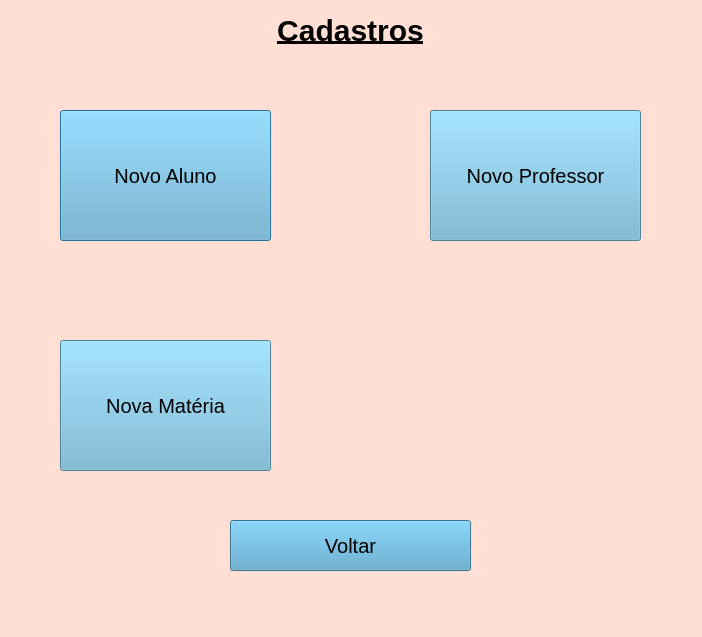
<?xml version="1.0" encoding="UTF-8"?>
<ui version="4.0">
 <class>telaCadastros</class>
 <widget class="QDialog" name="telaCadastros">
  <property name="geometry">
   <rect>
    <x>0</x>
    <y>0</y>
    <width>702</width>
    <height>637</height>
   </rect>
  </property>
  <property name="palette">
   <palette>
    <active>
     <colorrole role="WindowText">
      <brush brushstyle="SolidPattern">
       <color alpha="255">
        <red>0</red>
        <green>0</green>
        <blue>0</blue>
       </color>
      </brush>
     </colorrole>
     <colorrole role="Button">
      <brush brushstyle="SolidPattern">
       <color alpha="255">
        <red>30</red>
        <green>195</green>
        <blue>255</blue>
       </color>
      </brush>
     </colorrole>
     <colorrole role="Light">
      <brush brushstyle="SolidPattern">
       <color alpha="255">
        <red>255</red>
        <green>255</green>
        <blue>255</blue>
       </color>
      </brush>
     </colorrole>
     <colorrole role="Midlight">
      <brush brushstyle="SolidPattern">
       <color alpha="255">
        <red>255</red>
        <green>239</green>
        <blue>233</blue>
       </color>
      </brush>
     </colorrole>
     <colorrole role="Dark">
      <brush brushstyle="SolidPattern">
       <color alpha="255">
        <red>127</red>
        <green>111</green>
        <blue>105</blue>
       </color>
      </brush>
     </colorrole>
     <colorrole role="Mid">
      <brush brushstyle="SolidPattern">
       <color alpha="255">
        <red>170</red>
        <green>149</green>
        <blue>141</blue>
       </color>
      </brush>
     </colorrole>
     <colorrole role="Text">
      <brush brushstyle="SolidPattern">
       <color alpha="255">
        <red>0</red>
        <green>0</green>
        <blue>0</blue>
       </color>
      </brush>
     </colorrole>
     <colorrole role="BrightText">
      <brush brushstyle="SolidPattern">
       <color alpha="255">
        <red>255</red>
        <green>255</green>
        <blue>255</blue>
       </color>
      </brush>
     </colorrole>
     <colorrole role="ButtonText">
      <brush brushstyle="SolidPattern">
       <color alpha="255">
        <red>0</red>
        <green>0</green>
        <blue>0</blue>
       </color>
      </brush>
     </colorrole>
     <colorrole role="Base">
      <brush brushstyle="SolidPattern">
       <color alpha="255">
        <red>255</red>
        <green>255</green>
        <blue>255</blue>
       </color>
      </brush>
     </colorrole>
     <colorrole role="Window">
      <brush brushstyle="SolidPattern">
       <color alpha="255">
        <red>255</red>
        <green>223</green>
        <blue>211</blue>
       </color>
      </brush>
     </colorrole>
     <colorrole role="Shadow">
      <brush brushstyle="SolidPattern">
       <color alpha="255">
        <red>0</red>
        <green>0</green>
        <blue>0</blue>
       </color>
      </brush>
     </colorrole>
     <colorrole role="AlternateBase">
      <brush brushstyle="SolidPattern">
       <color alpha="255">
        <red>255</red>
        <green>239</green>
        <blue>233</blue>
       </color>
      </brush>
     </colorrole>
     <colorrole role="ToolTipBase">
      <brush brushstyle="SolidPattern">
       <color alpha="255">
        <red>255</red>
        <green>255</green>
        <blue>220</blue>
       </color>
      </brush>
     </colorrole>
     <colorrole role="ToolTipText">
      <brush brushstyle="SolidPattern">
       <color alpha="255">
        <red>0</red>
        <green>0</green>
        <blue>0</blue>
       </color>
      </brush>
     </colorrole>
     <colorrole role="PlaceholderText">
      <brush brushstyle="SolidPattern">
       <color alpha="128">
        <red>0</red>
        <green>0</green>
        <blue>0</blue>
       </color>
      </brush>
     </colorrole>
    </active>
    <inactive>
     <colorrole role="WindowText">
      <brush brushstyle="SolidPattern">
       <color alpha="255">
        <red>0</red>
        <green>0</green>
        <blue>0</blue>
       </color>
      </brush>
     </colorrole>
     <colorrole role="Button">
      <brush brushstyle="SolidPattern">
       <color alpha="255">
        <red>30</red>
        <green>195</green>
        <blue>255</blue>
       </color>
      </brush>
     </colorrole>
     <colorrole role="Light">
      <brush brushstyle="SolidPattern">
       <color alpha="255">
        <red>255</red>
        <green>255</green>
        <blue>255</blue>
       </color>
      </brush>
     </colorrole>
     <colorrole role="Midlight">
      <brush brushstyle="SolidPattern">
       <color alpha="255">
        <red>255</red>
        <green>239</green>
        <blue>233</blue>
       </color>
      </brush>
     </colorrole>
     <colorrole role="Dark">
      <brush brushstyle="SolidPattern">
       <color alpha="255">
        <red>127</red>
        <green>111</green>
        <blue>105</blue>
       </color>
      </brush>
     </colorrole>
     <colorrole role="Mid">
      <brush brushstyle="SolidPattern">
       <color alpha="255">
        <red>170</red>
        <green>149</green>
        <blue>141</blue>
       </color>
      </brush>
     </colorrole>
     <colorrole role="Text">
      <brush brushstyle="SolidPattern">
       <color alpha="255">
        <red>0</red>
        <green>0</green>
        <blue>0</blue>
       </color>
      </brush>
     </colorrole>
     <colorrole role="BrightText">
      <brush brushstyle="SolidPattern">
       <color alpha="255">
        <red>255</red>
        <green>255</green>
        <blue>255</blue>
       </color>
      </brush>
     </colorrole>
     <colorrole role="ButtonText">
      <brush brushstyle="SolidPattern">
       <color alpha="255">
        <red>0</red>
        <green>0</green>
        <blue>0</blue>
       </color>
      </brush>
     </colorrole>
     <colorrole role="Base">
      <brush brushstyle="SolidPattern">
       <color alpha="255">
        <red>255</red>
        <green>255</green>
        <blue>255</blue>
       </color>
      </brush>
     </colorrole>
     <colorrole role="Window">
      <brush brushstyle="SolidPattern">
       <color alpha="255">
        <red>255</red>
        <green>223</green>
        <blue>211</blue>
       </color>
      </brush>
     </colorrole>
     <colorrole role="Shadow">
      <brush brushstyle="SolidPattern">
       <color alpha="255">
        <red>0</red>
        <green>0</green>
        <blue>0</blue>
       </color>
      </brush>
     </colorrole>
     <colorrole role="AlternateBase">
      <brush brushstyle="SolidPattern">
       <color alpha="255">
        <red>255</red>
        <green>239</green>
        <blue>233</blue>
       </color>
      </brush>
     </colorrole>
     <colorrole role="ToolTipBase">
      <brush brushstyle="SolidPattern">
       <color alpha="255">
        <red>255</red>
        <green>255</green>
        <blue>220</blue>
       </color>
      </brush>
     </colorrole>
     <colorrole role="ToolTipText">
      <brush brushstyle="SolidPattern">
       <color alpha="255">
        <red>0</red>
        <green>0</green>
        <blue>0</blue>
       </color>
      </brush>
     </colorrole>
     <colorrole role="PlaceholderText">
      <brush brushstyle="SolidPattern">
       <color alpha="128">
        <red>0</red>
        <green>0</green>
        <blue>0</blue>
       </color>
      </brush>
     </colorrole>
    </inactive>
    <disabled>
     <colorrole role="WindowText">
      <brush brushstyle="SolidPattern">
       <color alpha="255">
        <red>127</red>
        <green>111</green>
        <blue>105</blue>
       </color>
      </brush>
     </colorrole>
     <colorrole role="Button">
      <brush brushstyle="SolidPattern">
       <color alpha="255">
        <red>30</red>
        <green>195</green>
        <blue>255</blue>
       </color>
      </brush>
     </colorrole>
     <colorrole role="Light">
      <brush brushstyle="SolidPattern">
       <color alpha="255">
        <red>255</red>
        <green>255</green>
        <blue>255</blue>
       </color>
      </brush>
     </colorrole>
     <colorrole role="Midlight">
      <brush brushstyle="SolidPattern">
       <color alpha="255">
        <red>255</red>
        <green>239</green>
        <blue>233</blue>
       </color>
      </brush>
     </colorrole>
     <colorrole role="Dark">
      <brush brushstyle="SolidPattern">
       <color alpha="255">
        <red>127</red>
        <green>111</green>
        <blue>105</blue>
       </color>
      </brush>
     </colorrole>
     <colorrole role="Mid">
      <brush brushstyle="SolidPattern">
       <color alpha="255">
        <red>170</red>
        <green>149</green>
        <blue>141</blue>
       </color>
      </brush>
     </colorrole>
     <colorrole role="Text">
      <brush brushstyle="SolidPattern">
       <color alpha="255">
        <red>127</red>
        <green>111</green>
        <blue>105</blue>
       </color>
      </brush>
     </colorrole>
     <colorrole role="BrightText">
      <brush brushstyle="SolidPattern">
       <color alpha="255">
        <red>255</red>
        <green>255</green>
        <blue>255</blue>
       </color>
      </brush>
     </colorrole>
     <colorrole role="ButtonText">
      <brush brushstyle="SolidPattern">
       <color alpha="255">
        <red>127</red>
        <green>111</green>
        <blue>105</blue>
       </color>
      </brush>
     </colorrole>
     <colorrole role="Base">
      <brush brushstyle="SolidPattern">
       <color alpha="255">
        <red>255</red>
        <green>223</green>
        <blue>211</blue>
       </color>
      </brush>
     </colorrole>
     <colorrole role="Window">
      <brush brushstyle="SolidPattern">
       <color alpha="255">
        <red>255</red>
        <green>223</green>
        <blue>211</blue>
       </color>
      </brush>
     </colorrole>
     <colorrole role="Shadow">
      <brush brushstyle="SolidPattern">
       <color alpha="255">
        <red>0</red>
        <green>0</green>
        <blue>0</blue>
       </color>
      </brush>
     </colorrole>
     <colorrole role="AlternateBase">
      <brush brushstyle="SolidPattern">
       <color alpha="255">
        <red>255</red>
        <green>223</green>
        <blue>211</blue>
       </color>
      </brush>
     </colorrole>
     <colorrole role="ToolTipBase">
      <brush brushstyle="SolidPattern">
       <color alpha="255">
        <red>255</red>
        <green>255</green>
        <blue>220</blue>
       </color>
      </brush>
     </colorrole>
     <colorrole role="ToolTipText">
      <brush brushstyle="SolidPattern">
       <color alpha="255">
        <red>0</red>
        <green>0</green>
        <blue>0</blue>
       </color>
      </brush>
     </colorrole>
     <colorrole role="PlaceholderText">
      <brush brushstyle="SolidPattern">
       <color alpha="128">
        <red>0</red>
        <green>0</green>
        <blue>0</blue>
       </color>
      </brush>
     </colorrole>
    </disabled>
   </palette>
  </property>
  <property name="windowTitle">
   <string>MainWindow</string>
  </property>
  <widget class="QWidget" name="centralwidget" native="true">
   <property name="geometry">
    <rect>
     <x>0</x>
     <y>0</y>
     <width>702</width>
     <height>637</height>
    </rect>
   </property>
   <widget class="QLabel" name="label">
    <property name="geometry">
     <rect>
      <x>75</x>
      <y>10</y>
      <width>551</width>
      <height>41</height>
     </rect>
    </property>
    <property name="font">
     <font>
      <pointsize>-1</pointsize>
      <weight>75</weight>
      <bold>true</bold>
      <underline>true</underline>
     </font>
    </property>
    <property name="styleSheet">
     <string notr="true">font-size:30px;</string>
    </property>
    <property name="text">
     <string>Cadastros</string>
    </property>
    <property name="alignment">
     <set>Qt::AlignCenter</set>
    </property>
   </widget>
   <widget class="QPushButton" name="pushButton">
    <property name="geometry">
     <rect>
      <x>60</x>
      <y>110</y>
      <width>211</width>
      <height>131</height>
     </rect>
    </property>
    <property name="styleSheet">
     <string notr="true">font-size:20px;
box-shadow: none;
background-color:#6CB2D1</string>
    </property>
    <property name="text">
     <string>Novo Aluno</string>
    </property>
   </widget>
   <widget class="QPushButton" name="pushButton_2">
    <property name="geometry">
     <rect>
      <x>430</x>
      <y>110</y>
      <width>211</width>
      <height>131</height>
     </rect>
    </property>
    <property name="styleSheet">
     <string notr="true">font-size:20px;
box-shadow: none;
background-color:#6CB2D1</string>
    </property>
    <property name="text">
     <string>Novo Professor</string>
    </property>
   </widget>
   <widget class="QPushButton" name="pushButton_3">
    <property name="geometry">
     <rect>
      <x>60</x>
      <y>340</y>
      <width>211</width>
      <height>131</height>
     </rect>
    </property>
    <property name="styleSheet">
     <string notr="true">font-size:20px;
box-shadow: none;
background-color:#6CB2D1</string>
    </property>
    <property name="text">
     <string>Nova Matéria</string>
    </property>
   </widget>
   <widget class="QPushButton" name="pushButton_5">
    <property name="geometry">
     <rect>
      <x>230</x>
      <y>520</y>
      <width>241</width>
      <height>51</height>
     </rect>
    </property>
    <property name="styleSheet">
     <string notr="true">font-size:20px;
background-color:#4F9EC4</string>
    </property>
    <property name="text">
     <string>Voltar</string>
    </property>
   </widget>
  </widget>
 </widget>
 <resources/>
 <connections>
  <connection>
   <sender>pushButton_5</sender>
   <signal>clicked()</signal>
   <receiver>telaCadastros</receiver>
   <slot>reject()</slot>
   <hints>
    <hint type="sourcelabel">
     <x>386</x>
     <y>562</y>
    </hint>
    <hint type="destinationlabel">
     <x>490</x>
     <y>618</y>
    </hint>
   </hints>
  </connection>
 </connections>
</ui>
